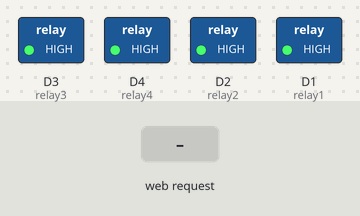
The sketch below on a simulated ESP8266 (NodeMCU). Parts: switched loads named in the sketch (green lamp = pin HIGH). The inputs (shaded band) are chosen by the test bench. WiFi joins after 1.5 s; servers stay silent unless stated; what the sketch prints to the serial monitor is not drawn.

Above: at 2.7 s.
2.8 s: HTTP request GET /ON1 received
At 3.5 s:
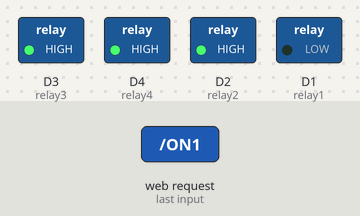
4.3 s: HTTP request GET /ON2 received
At 4.6 s:
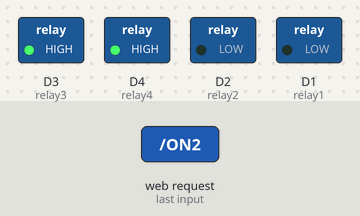
5.8 s: HTTP request GET /OFF1 received
At 7.0 s:
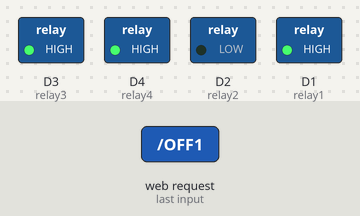
7.3 s: HTTP request GET /ON3 received
At 8.1 s:
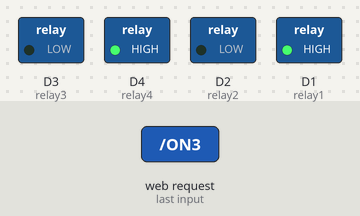
8.8 s: HTTP request GET /OFF2 received
At 9.3 s:
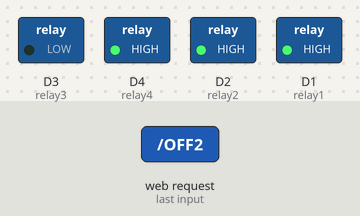
10.3 s: HTTP request GET /ON4 received
At 11.6 s:
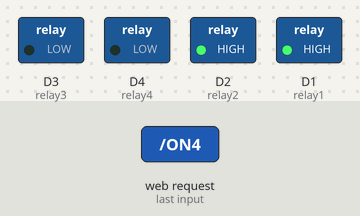
Timing chart, 0 to 12.8 s (numbered marks = the images above; inputs shaded):
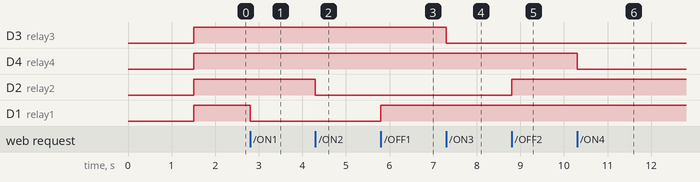

Measured:
- after the input at 2.8 s, D1 (relay1): HIGH → LOW at once
- after the input at 4.3 s, D2 (relay2): HIGH → LOW at once
- after the input at 5.8 s, D1 (relay1): LOW → HIGH at once
- after the input at 7.3 s, D3 (relay3): HIGH → LOW at once
- after the input at 8.8 s, D2 (relay2): LOW → HIGH at once
- after the input at 10.3 s, D4 (relay4): HIGH → LOW at once

The sketch:

sketch_may10a.ino
```cpp
#include <ESP8266WiFi.h>
#include <ESP8266WebServer.h>

const char* ssid = "Enter Your SSID";
const char* password = "Enter Your Password";

// Correct static IP configuration
IPAddress local_IP(192, 168, 137, 100);
IPAddress gateway(192, 168, 137, 1);
IPAddress subnet(255, 255, 255, 0);

ESP8266WebServer server(80);

const int relay1 = D1;
const int relay2 = D2;
const int relay3 = D3;
const int relay4 = D4;

void setup() {
  Serial.begin(115200);

  // Apply static IP settings
  if (!WiFi.config(local_IP, gateway, subnet)) {
    Serial.println("STA Failed to configure");
  }

  WiFi.begin(ssid, password);
  Serial.print("Connecting");

  while (WiFi.status() != WL_CONNECTED) {
    delay(500);
    Serial.print(".");
  }

  Serial.println("\nWiFi connected");
  Serial.print("IP address: ");
  Serial.println(WiFi.localIP());

  pinMode(relay1, OUTPUT);
  pinMode(relay2, OUTPUT);
  pinMode(relay3, OUTPUT);
  pinMode(relay4, OUTPUT);

  digitalWrite(relay1, HIGH);
  digitalWrite(relay2, HIGH);
  digitalWrite(relay3, HIGH);
  digitalWrite(relay4, HIGH);

  // Relay endpoints
  server.on("/ON1", []() {
    digitalWrite(relay1, LOW);
    server.send(200, "text/plain", "Relay 1 ON");
  });
  server.on("/OFF1", []() {
    digitalWrite(relay1, HIGH);
    server.send(200, "text/plain", "Relay 1 OFF");
  });

  server.on("/ON2", []() {
    digitalWrite(relay2, LOW);
    server.send(200, "text/plain", "Relay 2 ON");
  });
  server.on("/OFF2", []() {
    digitalWrite(relay2, HIGH);
    server.send(200, "text/plain", "Relay 2 OFF");
  });

  server.on("/ON3", []() {
    digitalWrite(relay3, LOW);
    server.send(200, "text/plain", "Relay 3 ON");
  });
  server.on("/OFF3", []() {
    digitalWrite(relay3, HIGH);
    server.send(200, "text/plain", "Relay 3 OFF");
  });

  server.on("/ON4", []() {
    digitalWrite(relay4, LOW);
    server.send(200, "text/plain", "Relay 4 ON");
  });
  server.on("/OFF4", []() {
    digitalWrite(relay4, HIGH);
    server.send(200, "text/plain", "Relay 4 OFF");
  });

  server.begin();
  Serial.println("Server started");
}

void loop() {
  server.handleClient();
}
```
